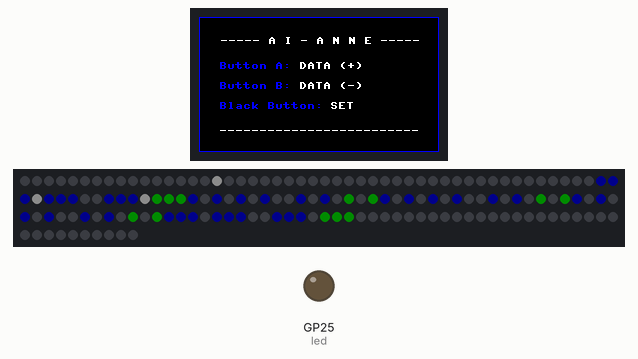
Recording of a program running on a simulated Raspberry Pi Pico running MicroPython. Shown: 240×135 colour display, 160 RGB LEDs in strip order, left to right, continuing on the next row, output pins drawn as LEDs (lit = HIGH). Dim RGB values are drawn brighter than linear; pins used as bus, display or sensor lines are not drawn.

Above: at 0.15 s.

The program:

main.py
```python
###################
# A I - A N N E ###
###################

import time, utime, array, math
from machine import Pin, SPI, PWM
import framebuf
import rp2

####################### Basic Setup #######################

# WS2812 / RGB Matrix Parameter
NUM_LEDS = 160
PIN_NUM = 6
BRIGHTNESS = 0.05

# LCD PINs
BL = 13
DC = 8
RST = 12
MOSI = 11
SCK = 10
CS = 9

# LCD Colours
LCD_BLUE  = 0x1F00
LCD_WHITE = 0xFFFF
LCD_BLACK = 0x0000

####################### Buttons Setup #######################

KEY_CTRL = Pin(3, Pin.IN, Pin.PULL_UP)
KEY_A    = Pin(15, Pin.IN, Pin.PULL_UP)
KEY_B    = Pin(17, Pin.IN, Pin.PULL_UP)

def wait_release(pin, delay_ms=25):
    utime.sleep_ms(delay_ms)
    while pin.value() == 0:
        utime.sleep_ms(10)
    utime.sleep_ms(delay_ms)

def pressed(pin):
    return pin.value() == 0

####################### LCD Setup #######################

class LCD_1inch14(framebuf.FrameBuffer):
    def __init__(self):
        self.width = 240
        self.height = 135

        self.cs = Pin(CS, Pin.OUT)
        self.rst = Pin(RST, Pin.OUT)

        self.cs(1)
        self.spi = SPI(1, 10_000_000, polarity=0, phase=0, sck=Pin(SCK), mosi=Pin(MOSI), miso=None)
        self.dc = Pin(DC, Pin.OUT)
        self.dc(1)

        self.buffer = bytearray(self.height * self.width * 2)
        super().__init__(self.buffer, self.width, self.height, framebuf.RGB565)
        self.init_display()

    def write_cmd(self, cmd):
        self.cs(1); self.dc(0); self.cs(0)
        self.spi.write(bytearray([cmd]))
        self.cs(1)

    def write_data(self, buf):
        self.cs(1); self.dc(1); self.cs(0)
        self.spi.write(bytearray([buf]))
        self.cs(1)

    def init_display(self):
        self.rst(1); self.rst(0); self.rst(1)

        self.write_cmd(0x36); self.write_data(0x70)
        self.write_cmd(0x3A); self.write_data(0x05)

        self.write_cmd(0xB2)
        for v in (0x0C,0x0C,0x00,0x33,0x33): self.write_data(v)

        self.write_cmd(0xB7); self.write_data(0x35)
        self.write_cmd(0xBB); self.write_data(0x19)
        self.write_cmd(0xC0); self.write_data(0x2C)
        self.write_cmd(0xC2); self.write_data(0x01)
        self.write_cmd(0xC3); self.write_data(0x12)
        self.write_cmd(0xC4); self.write_data(0x20)
        self.write_cmd(0xC6); self.write_data(0x0F)

        self.write_cmd(0xD0)
        self.write_data(0xA4); self.write_data(0xA1)

        self.write_cmd(0xE0)
        for v in (0xD0,0x04,0x0D,0x11,0x13,0x2B,0x3F,0x54,0x4C,0x18,0x0D,0x0B,0x1F,0x23): self.write_data(v)

        self.write_cmd(0xE1)
        for v in (0xD0,0x04,0x0C,0x11,0x13,0x2C,0x3F,0x44,0x51,0x2F,0x1F,0x1F,0x20,0x23): self.write_data(v)

        self.write_cmd(0x21)
        self.write_cmd(0x11)
        self.write_cmd(0x29)

    def show(self):
        self.write_cmd(0x2A)
        self.write_data(0x00); self.write_data(0x28)
        self.write_data(0x01); self.write_data(0x17)

        self.write_cmd(0x2B)
        self.write_data(0x00); self.write_data(0x35)
        self.write_data(0x00); self.write_data(0xBB)

        self.write_cmd(0x2C)

        self.cs(1); self.dc(1); self.cs(0)
        self.spi.write(self.buffer)
        self.cs(1)

####################### RGB Matrix Setup #######################

@rp2.asm_pio(sideset_init=rp2.PIO.OUT_LOW, out_shiftdir=rp2.PIO.SHIFT_LEFT,
             autopull=True, pull_thresh=24)
def ws2812():
    T1 = 2
    T2 = 5
    T3 = 3
    wrap_target()
    label("bitloop")
    out(x, 1)               .side(0) [T3 - 1]
    jmp(not_x, "do_zero")   .side(1) [T1 - 1]
    jmp("bitloop")          .side(1) [T2 - 1]
    label("do_zero")
    nop()                   .side(0) [T2 - 1]
    wrap()

sm = rp2.StateMachine(0, ws2812, freq=8_000_000, sideset_base=Pin(PIN_NUM))
sm.active(1)

pixels = array.array("I", [0] * NUM_LEDS)

def rgb(r, g, b):
    r = int(r * BRIGHTNESS)
    g = int(g * BRIGHTNESS)
    b = int(b * BRIGHTNESS)
    return (g << 16) | (r << 8) | b

def pixels_show():
    sm.put(pixels, 8)
    utime.sleep_us(50)

def pixels_fill(col):
    for i in range(NUM_LEDS):
        pixels[i] = col

def pixels_set(i, col):
    if 0 <= i < NUM_LEDS:
        pixels[i] = col

def xy_set(x, y, col):
    if 0 <= x < 16 and 0 <= y < 10:
        x_rot = 15 - x
        y_rot = 9 - y
        pos = x_rot + y_rot * 16
        pixels_set(pos, col)

####################### 3x5 Font #######################

FONT_3x5 = {
    "0": [0b111, 0b101, 0b101, 0b101, 0b111],
    "1": [0b010, 0b110, 0b010, 0b010, 0b111],
    "2": [0b111, 0b001, 0b111, 0b100, 0b111],
    "3": [0b111, 0b001, 0b111, 0b001, 0b111],
    "4": [0b101, 0b101, 0b111, 0b001, 0b001],
    "5": [0b111, 0b100, 0b111, 0b001, 0b111],
    "6": [0b111, 0b100, 0b111, 0b101, 0b111],
    "7": [0b111, 0b001, 0b001, 0b001, 0b001],
    "8": [0b111, 0b101, 0b111, 0b101, 0b111],
    "9": [0b111, 0b101, 0b111, 0b001, 0b111],
}

CHAR_W = 3
CHAR_H = 5

NUMBER_COLOR  = rgb(0, 0, 255)
CURSOR_COLOR  = rgb(0, 255, 0)
BG_COLOR      = rgb(0, 0, 0)
DECIMAL_COLOR = rgb(255, 255, 255)

def draw_char(x0, y0, ch, col):
    glyph = FONT_3x5.get(ch)
    if glyph is None:
        return
    for y in range(CHAR_H):
        row = glyph[y]
        for x in range(CHAR_W):
            if row & (1 << (CHAR_W - 1 - x)):
                xy_set(x0 + x, y0 + y, col)

def draw_decimal_point(x, y0):
    # 1 Pixel unten als Dezimalpunkt
    xy_set(x, y0 + CHAR_H - 1, DECIMAL_COLOR)

def draw_page_4digits_layout(d4, cursor_index=None, animator=None):
    """
    d4: Liste aus 4 Ziffern [a,b,c,d]
    Layout (16 Spalten):
    a(0-2) .(3) b(4-6) __(7-8) c(9-11) .(12) d(13-15)
    """
    y0 = (10 - CHAR_H) // 2  # vertikal zentriert
    pixels_fill(BG_COLOR)

    # feste X-Positionen
    x_a = 0
    x_dot1 = 3
    x_b = 4
    x_c = 9
    x_dot2 = 12
    x_d = 13

    # a
    col = CURSOR_COLOR if (cursor_index == 0) else NUMBER_COLOR
    draw_char(x_a, y0, str(d4[0]), col)

    # .
    draw_decimal_point(x_dot1, y0)

    # b
    col = CURSOR_COLOR if (cursor_index == 1) else NUMBER_COLOR
    draw_char(x_b, y0, str(d4[1]), col)

    # (Leer Leer) sind automatisch, weil Background schwarz bleibt

    # c
    col = CURSOR_COLOR if (cursor_index == 2) else NUMBER_COLOR
    draw_char(x_c, y0, str(d4[2]), col)

    # .
    draw_decimal_point(x_dot2, y0)

    # d
    col = CURSOR_COLOR if (cursor_index == 3) else NUMBER_COLOR
    draw_char(x_d, y0, str(d4[3]), col)

    if animator is not None:
        animator.tick()

    pixels_show()

####################### Bar Animation #######################

ROW_LENGTH = 16

class RowChaseAnimator:
    def __init__(self, row=1, color=None, delay_ms=150):
        self.row = row
        self.color = color if color is not None else rgb(255, 255, 255)
        self.delay_ms = delay_ms
        self.pos = 0
        self.last_ms = utime.ticks_ms()

    def _row_start(self):
        return self.row * ROW_LENGTH

    def clear_row(self):
        start = self._row_start()
        for i in range(start, start + ROW_LENGTH):
            pixels[i] = BG_COLOR

    def draw(self):
        start = self._row_start()
        pixels[start + self.pos] = self.color

    def tick(self):
        now = utime.ticks_ms()
        if utime.ticks_diff(now, self.last_ms) >= self.delay_ms:
            self.last_ms = now
            self.pos = (self.pos - 1) % ROW_LENGTH

        self.clear_row()
        self.draw()

def input_four_numbers_one_decimal(animator=None):
    digits = [0] * 8

    page = 0
    idx = 0

    def redraw():
        start = page * 4
        d4 = digits[start:start+4]
        draw_page_4digits_layout(d4, cursor_index=idx, animator=animator)

    redraw()

    while True:
        if pressed(KEY_A):
            g = page * 4 + idx
            digits[g] = (digits[g] + 1) % 10
            redraw()
            wait_release(KEY_A)

        elif pressed(KEY_B):
            g = page * 4 + idx
            digits[g] = (digits[g] - 1) % 10
            redraw()
            wait_release(KEY_B)

        elif pressed(KEY_CTRL):
            wait_release(KEY_CTRL)
            idx += 1
            if idx >= 4:
                # Seite abgeschlossen -> nächste Seite oder fertig
                idx = 0
                page += 1
                if page >= 2:
                    return digits
            redraw()

        if animator is not None:
            animator.tick()
            pixels_show()

        utime.sleep_ms(10)

####################### Neural Network #######################

# Activation Functions
def sigmoid(z):
    if z >= 0:
        ez = math.exp(-z)
        return 1 / (1 + ez)
    else:
        ez = math.exp(z)
        return ez / (1 + ez)

def relu(z):
    return max(0, z)

def leaky_relu(z):
    return z if z > 0 else 0.01 * z

def tanh(z):
    return math.tanh(z)

def activate(z, func):
    if func == 'sigmoid':
        return sigmoid(z)
    elif func == 'relu':
        return relu(z)
    elif func == 'leaky_relu':
        return leaky_relu(z)
    elif func == 'tanh':
        return tanh(z)
    else:
        return z

# Neural Network Basics
def dense(n_neurons, input_vector, weights, biases, activation):
    output = []
    for j in range(n_neurons):
        z = 0
        for i in range(len(input_vector)):
            z += weights[j][i] * input_vector[i]
        z += biases[j]
        a = activate(z, activation)
        output.append(a)
    return output

####################### Start #######################

if __name__ == '__main__':
    pwm = PWM(Pin(BL))
    pwm.freq(1000)
    pwm.duty_u16(32768)

    LCD = LCD_1inch14()
    LCD.rect(0, 0, 240, 135, LCD_BLUE)
    LCD.text("----- A I - A N N E -----", 21, 20, LCD_WHITE)
    LCD.text("Button A:", 20, 45, LCD_BLUE)
    LCD.text("DATA (+)", 100, 45, LCD_WHITE)
    LCD.text("Button B:", 20, 65, LCD_BLUE)
    LCD.text("DATA (-)", 100, 65, LCD_WHITE)
    LCD.text("Black Button:", 20, 85, LCD_BLUE)
    LCD.text("SET", 131, 85, LCD_WHITE)
    LCD.text("-------------------------", 20, 110, LCD_WHITE)
    LCD.show()

    led = Pin(25, Pin.OUT)
    led.value(0)

    chase = RowChaseAnimator(row=1, color=rgb(255, 255, 255), delay_ms=150)

    while True:
        digits = input_four_numbers_one_decimal(animator=chase)

        x = []
        for i in range(0, 8, 2):
            x.append(digits[i] + digits[i+1] / 10.0)

        x_original = x[:]
        print(x_original)

        ##################################################
        ### START: COPY & PASTE OF EXPORTED PARAMETERS ###
        ##################################################

        # Normalization Parameters
        X_MINS = [4.9, 2.0, 3.0, 1.0]
        X_MAXS = [7.9, 3.8, 6.9, 2.5]

        ################################################
        ### END: COPY & PASTE OF EXPORTED PARAMETERS ###
        ################################################

        EPS = 1e-9

        x = [(x[i] - X_MINS[i]) / (X_MAXS[i] - X_MINS[i] + EPS) for i in range(4)]

        ##################################################
        ### START: COPY & PASTE OF EXPORTED PARAMETERS ###
        ##################################################

        # Weights and Biases
        w1 = [[2.0318275159327572,2.1949451951583794,-4.302246268496513,-2.598382621956279],
              [-0.5559216400008825,0.2666561996915462,1.082518497691295,1.0136473449244923],
              [-0.6175798949412958,-0.10454799530402879,-0.054962799172132495,0.1987922857641155],
              [-1.007375608620601,-0.4231575581157903,6.464799480004846,4.215511964957278]]
        b1 = [4.036820213151002,-0.23209355962716968,0.18527410662307447,-1.100843389757179]
        w2 = [[-3.201738501457912,0.7683954027706076,0.44142317549186416,4.328985233516645],
              [2.769779929038592,-0.5009713800557559,-0.3435411703767652,-2.151276169076909]]
        b2 = [-0.8985959523593179,0.7390613653344147]
        w3 = [[7.212246846148128,-4.609981923525531]]
        b3 = [-1.4399910457235603]

        # Neural Network Architecture
        l_out = dense(4, x, w1, b1, 'leaky_relu')
        l_out = dense(2, l_out, w2, b2, 'sigmoid')
        l_out = dense(1, l_out, w3, b3, 'sigmoid')
        print(l_out)

        ################################################
        ### END: COPY & PASTE OF EXPORTED PARAMETERS ###
        ################################################

        pred_prob = l_out[0]
        pred_class = 1 if pred_prob >= 0.5 else 0

        led.value(pred_class)

        # LCD Classification Report
        LCD.fill(LCD_BLACK)
        LCD.rect(0, 0, 240, 135, LCD_BLUE)
        LCD.text("-- P R E D I C T I O N --", 21, 20, LCD_WHITE)

        LCD.text("Input:", 20, 45, LCD_BLUE)
        LCD.text("%.1f %.1f %.1f %.1f" % (x_original[0], x_original[1], x_original[2], x_original[3]), 75, 45, LCD_WHITE)

        LCD.text("Value:", 20, 65, LCD_BLUE)
        LCD.text("%0.2f" % pred_prob, 75, 65, LCD_WHITE)

        LCD.text("Class:", 20, 85, LCD_BLUE)
        LCD.text("%d" % pred_class, 75, 85, LCD_WHITE)

        LCD.text("-------------------------", 20, 110, LCD_WHITE)

        LCD.show()

        chase.tick()
        pixels_show()
        utime.sleep_ms(10)
```
